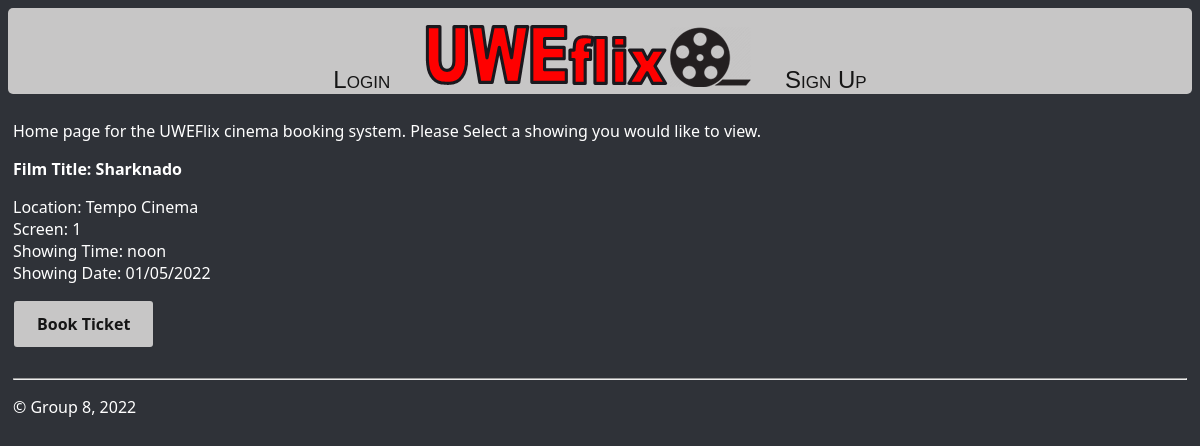
Before: / with the older database file.
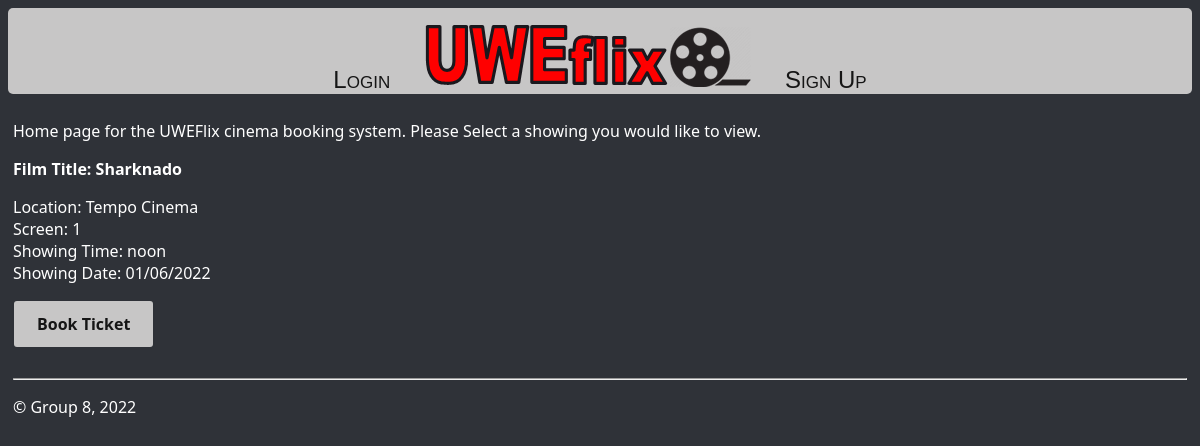
After: the same page with the newer database file.
### uweflix/models.py (models this page shows)
class Showing(models.Model):
    showing_id = models.UUIDField(primary_key=True, default=uuid.uuid4, editable=False, unique=True)
    showing_time= models.TimeField()
    showing_date = models.DateField()
    film_id = models.ForeignKey(Film, on_delete=models.CASCADE)
    venue_id = models.ForeignKey(Venue, on_delete=models.CASCADE)
    screen_id = models.ForeignKey(Screen, on_delete=models.CASCADE)

class Film(models.Model):
    id = models.UUIDField(primary_key=True, default=uuid.uuid4, editable=False, unique=True)
    title = models.CharField(max_length=50)
    description = models.CharField(max_length=250)
    age_rating =  models.CharField(max_length=3, choices=Age_rating_UK)
    duration = models.DurationField(max_length=8)
    def __str__(self):
	    return self.title

class Venue(models.Model):
    venue_id = models.UUIDField(primary_key=True, default=uuid.uuid4, editable=False, unique=True)
    name =  models.CharField(max_length=25)
    street_address = models.CharField(max_length=100)
    postcode = models.CharField(max_length=8)
    city = models.CharField(max_length=20)
    def __str__(self):
	    return self.name

class Screen(models.Model):
    screen_id = models.UUIDField(primary_key=True, default=uuid.uuid4, editable=False, unique=True)
    venue_id = models.ForeignKey(Venue, on_delete=models.CASCADE)
    screen_num = models.IntegerField(max_length=2)
    capacity = models.IntegerField(max_length=3)
    is_full = models.BooleanField(default=False)
    def __str__(self):
	    return str(self.screen_num)

### uweflix/views.py (the view)
# urls.py: path("", views.home, name="home"),
def home(request):
    showingList = Showing.objects.all()
    return render(request, "uweflix/home.html", {'showingList': showingList})

### uweflix/templates/uweflix/home.html (shortened to what this page needs)
{% extends "uweflix/layout.html" %}
{% block content %}
<p>Home page for the UWEFlix cinema booking system. Please Select a showing you would like to view.</p>
{% for showing in showingList %}
<div class="card">
    <div class="card-header">
    <strong>Film Title: {{ showing.film_id }}</strong>
    </div>
    <div class="card-body">
    <p class="card-text">
        Location: {{showing.venue_id}}
        <br>
        Screen: {{showing.screen_id}}
        <br>
        Showing Time:  {{ showing.showing_time }}
        <br>
        Showing Date:  {{ showing.showing_date|date:"d/m/Y" }}
        <br>
    </p>
    </div>
    <div class="card-footer text-muted">
        <a class="amendButtons" href="{% url 'tickets' showing.showing_id %}">Book Ticket</a>
    </div>
</div>
<br>
{% endfor %}
{% endblock %}

Changed rows visible on the page:
changed Showing "noon": showing_date "01/05/2022" → "01/06/2022"
